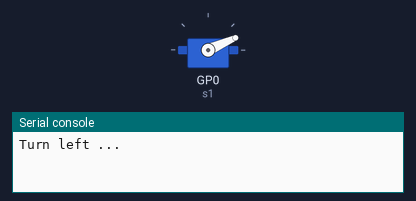
The program below on a simulated Raspberry Pi Pico running MicroPython. Parts: servo, the last lines printed to the serial console. Servo angles are drawn from the pulse width (0.5 ms = 0°, 2.5 ms = 180°); library files of the repository ran but are not shown: servo.py.

Above: at 0.05 s.
At 0.45 s:
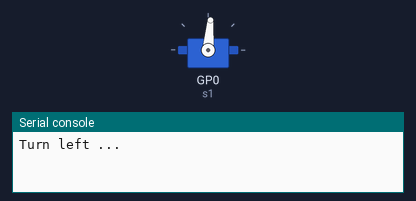
At 0.85 s:
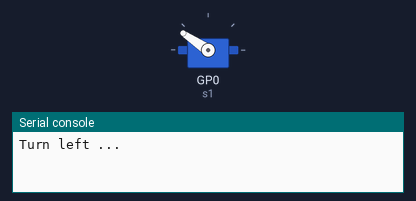
At 1.7 s:
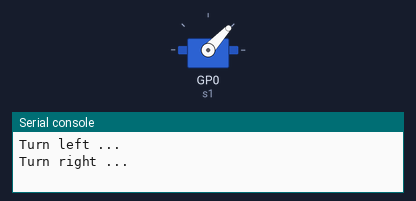
Timing chart, 0 to 4.2 s (numbered marks = the images above):
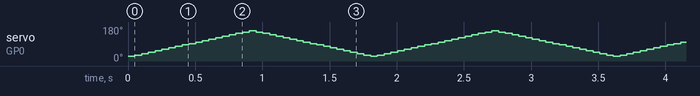

The program:

16._Servo_control.py
```python
import utime
from servo import Servo

s1 = Servo(0)       # Servo pin is connected to GP0

def servo_Map(x, in_min, in_max, out_min, out_max):
    return (x - in_min) * (out_max - out_min) / (in_max - in_min) + out_min

def servo_Angle(angle):
    if angle < 0:
        angle = 0
    if angle > 180:
        angle = 180
    s1.goto(round(servo_Map(angle,0,180,0,1024))) # Convert range value to angle value

if __name__ == '__main__':
    while True:
        print("Turn left ...")
        for i in range(0,180,10):
            servo_Angle(i)
            utime.sleep(0.05)
        print("Turn right ...")
        for i in range(180,0,-10):
            servo_Angle(i)
            utime.sleep(0.05)
```
